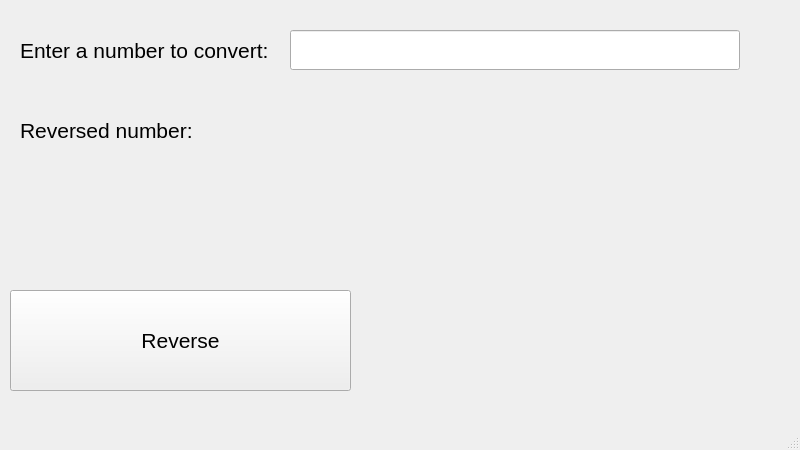
<?xml version="1.0" encoding="UTF-8"?>
<ui version="4.0">
 <class>MainWindow</class>
 <widget class="QMainWindow" name="MainWindow">
  <property name="geometry">
   <rect>
    <x>0</x>
    <y>0</y>
    <width>800</width>
    <height>450</height>
   </rect>
  </property>
  <property name="windowTitle">
   <string>Number reverse</string>
  </property>
  <property name="windowIcon">
   <iconset theme="accessories-calculator"/>
  </property>
  <widget class="QWidget" name="centralwidget">
   <widget class="QLabel" name="enterInvitationLabel">
    <property name="geometry">
     <rect>
      <x>20</x>
      <y>20</y>
      <width>261</width>
      <height>61</height>
     </rect>
    </property>
    <property name="font">
     <font>
      <pointsize>16</pointsize>
     </font>
    </property>
    <property name="text">
     <string>Enter a number to convert:</string>
    </property>
   </widget>
   <widget class="QLineEdit" name="inputLineEdit">
    <property name="geometry">
     <rect>
      <x>290</x>
      <y>30</y>
      <width>450</width>
      <height>40</height>
     </rect>
    </property>
    <property name="font">
     <font>
      <pointsize>13</pointsize>
     </font>
    </property>
   </widget>
   <widget class="QLabel" name="outputDecriptLabel">
    <property name="geometry">
     <rect>
      <x>20</x>
      <y>100</y>
      <width>190</width>
      <height>60</height>
     </rect>
    </property>
    <property name="font">
     <font>
      <pointsize>16</pointsize>
     </font>
    </property>
    <property name="text">
     <string>Reversed number:</string>
    </property>
   </widget>
   <widget class="QLabel" name="outputLabel">
    <property name="geometry">
     <rect>
      <x>200</x>
      <y>110</y>
      <width>481</width>
      <height>40</height>
     </rect>
    </property>
    <property name="font">
     <font>
      <pointsize>16</pointsize>
     </font>
    </property>
    <property name="text">
     <string/>
    </property>
   </widget>
   <widget class="QPushButton" name="reversePushButton">
    <property name="geometry">
     <rect>
      <x>10</x>
      <y>290</y>
      <width>341</width>
      <height>101</height>
     </rect>
    </property>
    <property name="font">
     <font>
      <pointsize>16</pointsize>
     </font>
    </property>
    <property name="text">
     <string>Reverse</string>
    </property>
   </widget>
  </widget>
  <widget class="QMenuBar" name="menubar">
   <property name="geometry">
    <rect>
     <x>0</x>
     <y>0</y>
     <width>800</width>
     <height>22</height>
    </rect>
   </property>
  </widget>
  <widget class="QStatusBar" name="statusbar"/>
 </widget>
 <resources/>
 <connections/>
</ui>
